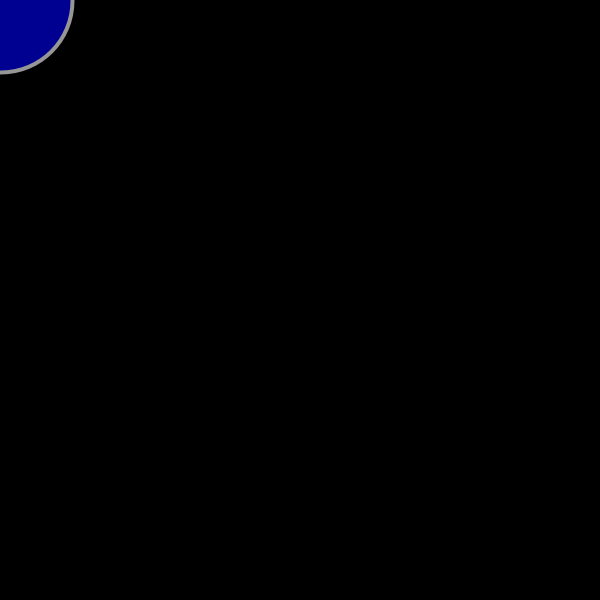
Frame 1 (no input)
Frame 60 (the mouse pressed at the canvas centre just before this capture): identical to frame 1, image omitted
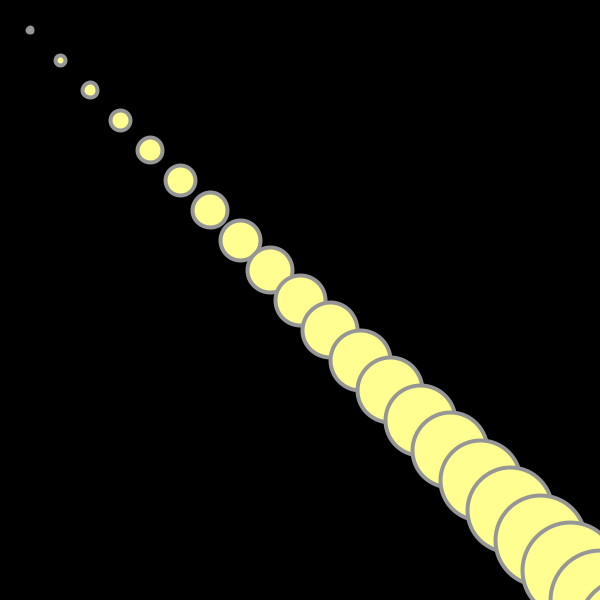
Frame 120 (the mouse held since frame 60 and released just before this capture)

The Processing sketch that drew these frames (run headless with seeded random() and noise(); from frame 60 on, the mouse is pressed at the canvas centre):

// Processing sketch: pattern3
// ── pattern3.pde
void setup() {
  size (600, 600);

  background(0);
}
int a = 0;

void draw() {
  background(0);
  stroke(150);
  strokeWeight(4);
  fill(mouseX, mouseY, 145);
  while ( a < 30) {
    ellipse(a*mouseX/10, a*mouseY/10,  +a*5,  +a*5);
    a ++;
  }
  a=0;
}
